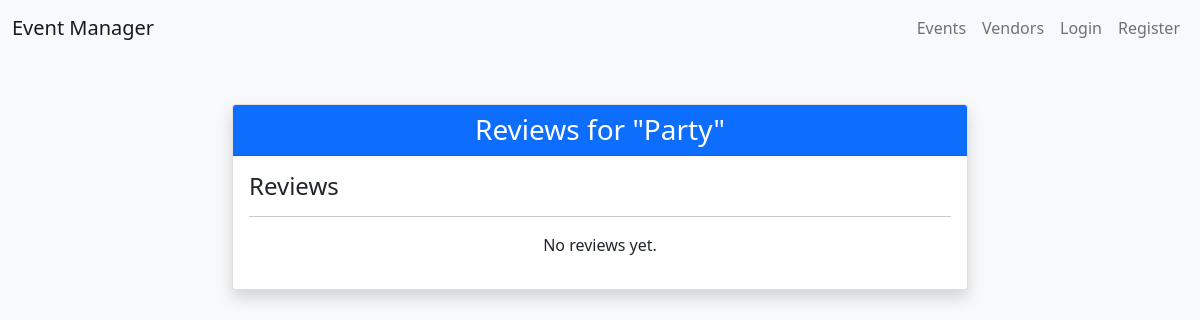
Page /event-reviews/2/ on the earlier database version.
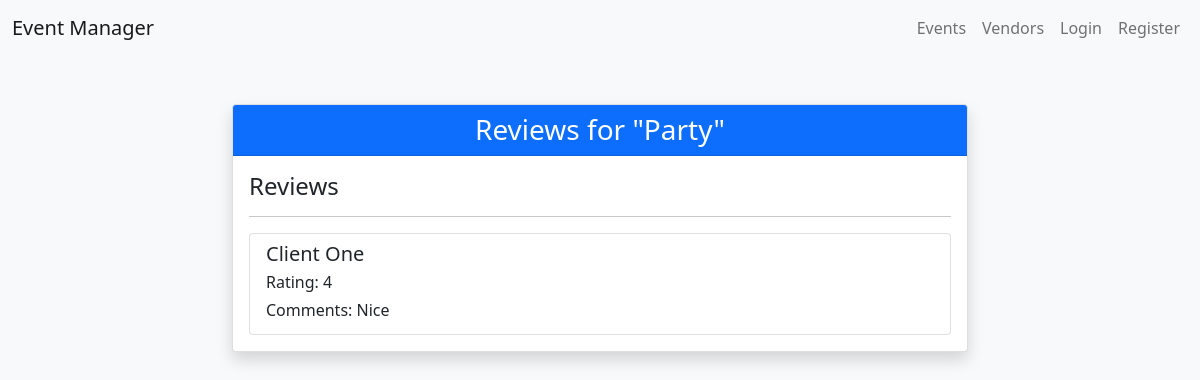
Same page on the later database version.
### base/models.py (models this page shows, shortened)
class Event(models.Model):
    name = models.CharField(max_length=100)
    description = models.TextField()
    date = models.DateField()
    time = models.TimeField()
    location = models.CharField(max_length=100)
    max_attendees = models.IntegerField()
    registrations = models.IntegerField(default=0)
    categories = models.ManyToManyField('EventCategory')
    created_by = models.ForeignKey(User, on_delete=models.SET_NULL, null=True)
    vip_cost = models.IntegerField(default=2000, null=True)
    standard_cost = models.IntegerField(default=500, null=True)

class EventReview(models.Model):
    event = models.ForeignKey(Event, on_delete=models.CASCADE)
    user = models.ForeignKey(User, on_delete=models.CASCADE)
    rating = models.IntegerField()
    comments = models.TextField()
    is_approved = models.BooleanField(default=False)

### base/views.py (the view)
# urls.py: path('event-reviews/<int:event_id>/', views.event_reviews, name='event-reviews'),
def event_reviews(request, event_id):
    event = get_object_or_404(Event, id=event_id)
    reviews = EventReview.objects.filter(event=event)
    return render(request, 'eventReviewList.html', {'event': event, 'reviews': reviews})

### base/templatetags/events.py (called while the page is built)
@register.filter(name='is_Admin')
def is_Admin(user):
    return user.groups.filter(name='Admin').exists()

@register.filter(name='is_approved')
def is_approved(review):
    return review.is_approved

### templates/eventReviewList.html (shortened to what this page needs)
{% load events %}
<!DOCTYPE html>
<html lang="en">
<head>
    <link href="https://cdn.jsdelivr.net/npm/bootstrap@5.0.2/dist/css/bootstrap.min.css" rel="stylesheet">
</head>
<body class="bg-light">
    {% include 'navbar.html' %}
    <div class="container mt-5">
        <div class="row justify-content-center">
            <div class="col-md-8">
                <div class="card shadow">
                    <div class="card-header bg-primary text-white">
                        <h3 class="mb-0 text-center">Reviews for "{{ event.name }}"</h3>
                    </div>
                    <div class="card-body">
                        <div class="d-flex justify-content-between">
                            <h4 class="mb-0">Reviews</h4>
                        </div>
                        <hr>
                        {% if reviews %}
                        <div class="list-group">
                            {% for review in reviews %}
                                {% if user|is_Admin or review|is_approved %}
                                    <div class="list-group-item">
                                        <div class="d-flex w-100 justify-content-between">
                                            <h5 class="mb-1">{{ review.user.first_name }} {{review.user.last_name}}</h5>
                                        </div>
                                        <p class="mb-1">Rating: {{ review.rating }}</p>
                                        <p class="mb-1">Comments: {{ review.comments }}</p>
                                    </div>
                                {% endif %}
                            {% endfor %}
                        {% else %}
                            <p class="text-center">No reviews yet.</p>
                        {% endif %}
                        </div>
                    </div>
                </div>
            </div>
        </div>
    </div>
</body>
</html>

### templates/navbar.html (shortened to what this page needs)
{% load events %}
<!DOCTYPE html>
<html lang="en">
  <head>
    <link
      href="https://cdn.jsdelivr.net/npm/bootstrap@5.0.2/dist/css/bootstrap.min.css"
      rel="stylesheet"
    />
  </head>
<nav class="navbar navbar-expand-lg navbar-light bg-light">
    <div class="container-fluid">
      <a class="navbar-brand" href="/">Event Manager</a>
      <div class="collapse navbar-collapse" id="navbarNav">
        <ul class="navbar-nav ms-auto">
          <li class="nav-item">
            <a class="nav-link" href="/event-list/">Events</a>
          </li>
          <li class="nav-item">
            <a class="nav-link" href="/vendor-list/">Vendors</a>
          </li>
          {% if user.is_authenticated %}
            <li class="nav-item"><a class="nav-link" href="/user-profile/">{{user.first_name}} Profile</a></li>
              {% if user|is_EventPlanner or user|is_Admin %}
              <li class="nav-item"><a class="nav-link" href="/event-create/">Create Event</a></li>
              {% endif %}
              {% if user|is_Vendor or user|is_Admin %}
              <li class="nav-item"><a class="nav-link" href="/vendor-create">Create Vendor Profile</a></li>
              {% endif %}
              {% if user|is_Admin %}
              <li class="nav-item dropdown">
                <a class="nav-link dropdown-toggle" href="#" id="registerDropdown" role="button" data-bs-toggle="dropdown" aria-expanded="false">
                  Register
                </a>
                <ul class="dropdown-menu" aria-labelledby="registerDropdown">
                  <li><a class="dropdown-item" href="/register-admin/">Admin</a></li>
                  <li><a class="dropdown-item" href="/register-vendor/">Vendor</a></li>
                  <li><a class="dropdown-item" href="/register-event-planner/">Event Planner</a></li>
                </ul>
              </li>
              {% endif %}
          <li class="nav-item">
            <a class="nav-link" href="/logout/">Logout</a>
          </li>
          {% else %}
          <li class="nav-item">
            <a class="nav-link" href="/login/">Login</a>
          </li>
          <li class="nav-item">
            <a class="nav-link" href="/register/">Register</a>
          </li>
          {% endif %}
        </ul>
      </div>
    </div>
  </nav>
</body>
</html>

Differences in the rows shown:
added EventReview: user.first_name "Client", user.last_name "One", rating "4", comments "Nice"
Other differences:
text no longer shown: "No reviews yet."
